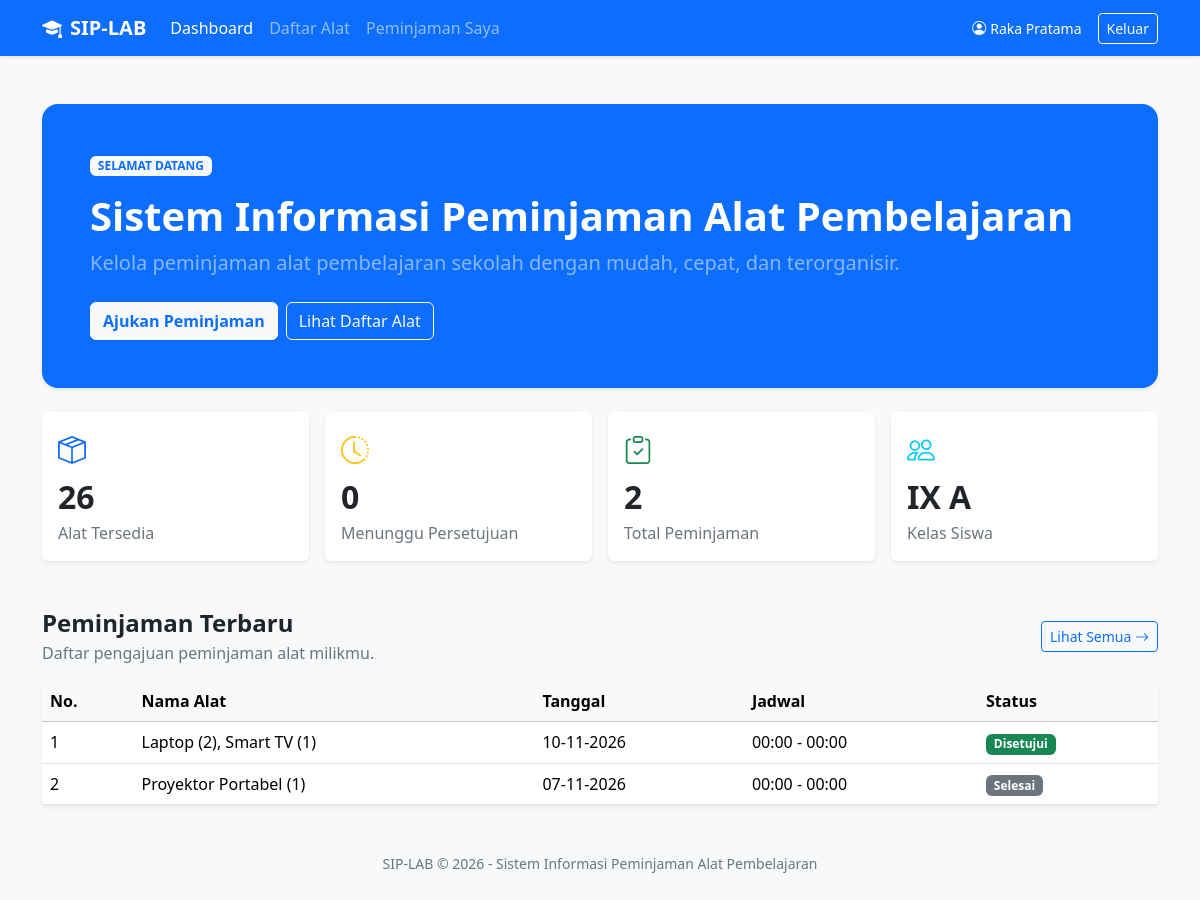
/dashboard.php (signed in), run on the app's committed database.
### tables this page shows
CREATE TABLE `peminjaman` (
  `id_peminjaman` int(11) NOT NULL,
  `id_user` int(11) NOT NULL,
  `id_jadwal` int(11) NOT NULL,
  `tanggal_pengajuan` datetime DEFAULT current_timestamp(),
  `tanggal_peminjaman` date NOT NULL,
  `status_peminjaman` enum('menunggu','disetujui','ditolak','sedang_dipinjam','selesai') DEFAULT 'menunggu'
);

### auth.php (called while the page is built, shortened)
<?php
function e($value) {
    return htmlspecialchars($value, ENT_QUOTES, "UTF-8");
}
?>

### dashboard.php (the view, shortened to what this page needs)
<?php
require_once "auth.php";
$idUser = $_SESSION["id_user"];
$nama = $_SESSION["nama"] ?? "Siswa";
$kelas = $_SESSION["kelas"] ?? "-";
$queryAlat = $conn->query("
    SELECT COALESCE(SUM(jumlah), 0) AS total
    FROM alat
    WHERE status = 'tersedia'
");
$totalAlat = $queryAlat->fetch_assoc()["total"];
$stmt = $conn->prepare("
    SELECT COUNT(*) AS total
    FROM peminjaman
    WHERE id_user = ? AND status_peminjaman = 'menunggu'
");
$stmt->bind_param("i", $idUser);
$stmt->execute();
$totalMenunggu = $stmt->get_result()->fetch_assoc()["total"];
$stmt = $conn->prepare("
    SELECT COUNT(*) AS total
    FROM peminjaman
    WHERE id_user = ?
");
$stmt->bind_param("i", $idUser);
$stmt->execute();
$totalPeminjaman = $stmt->get_result()->fetch_assoc()["total"];
$stmt = $conn->prepare("
    SELECT
        p.id_peminjaman,
        p.tanggal_peminjaman,
        p.status_peminjaman,
        j.waktu_mulai,
        j.waktu_selesai,
        GROUP_CONCAT(
            CONCAT(a.nama_alat, ' (', d.jumlah, ')')
            SEPARATOR ', '
        ) AS daftar_alat
    FROM peminjaman p
    LEFT JOIN jadwal j
        ON p.id_jadwal = j.id_jadwal
    LEFT JOIN detail_peminjaman d
        ON p.id_peminjaman = d.id_peminjaman
    LEFT JOIN alat a
        ON d.id_alat = a.id_alat
    WHERE p.id_user = ?
    GROUP BY
        p.id_peminjaman,
        p.tanggal_peminjaman,
        p.status_peminjaman,
        j.waktu_mulai,
        j.waktu_selesai
    ORDER BY p.id_peminjaman DESC
    LIMIT 5
");
$stmt->bind_param("i", $idUser);
$stmt->execute();
$riwayat = $stmt->get_result();
?>
<!DOCTYPE html>
<html lang="id">
<head>
    <link href="https://cdn.jsdelivr.net/npm/bootstrap@5.3.3/dist/css/bootstrap.min.css" rel="stylesheet">
    <link href="https://cdn.jsdelivr.net/npm/bootstrap-icons@1.11.3/font/bootstrap-icons.min.css" rel="stylesheet">
</head>
<body class="bg-light">
<nav class="navbar navbar-expand-lg navbar-dark bg-primary shadow-sm">
    <div class="container">
        <a class="navbar-brand fw-bold" href="dashboard.php"><i class="bi bi-mortarboard-fill me-2"></i>SIP-LAB</a>
        <div class="collapse navbar-collapse" id="navbarSiswa">
            <ul class="navbar-nav me-auto mb-2 mb-lg-0">
                <li class="nav-item"><a class="nav-link active" href="dashboard.php">Dashboard</a></li>
                <li class="nav-item"><a class="nav-link" href="daftar-alat.php">Daftar Alat</a></li>
                <li class="nav-item"><a class="nav-link" href="peminjaman-saya.php">Peminjaman Saya</a></li>
            </ul>
            <div class="d-flex align-items-center gap-3 text-white">
                <span class="small"><i class="bi bi-person-circle me-1"></i><?php echo e($nama); ?></span>
                <a href="logout.php" class="btn btn-outline-light btn-sm">Keluar</a>
            </div>
        </div>
    </div>
</nav>
<main class="container py-4 py-lg-5">
    <div class="p-4 p-md-5 mb-4 bg-primary text-white rounded-4 shadow-sm">
        <span class="badge bg-light text-primary mb-3">SELAMAT DATANG</span>
        <h1 class="fw-bold display-6">Sistem Informasi Peminjaman Alat Pembelajaran</h1>
        <p class="lead text-white-50 mb-4">Kelola peminjaman alat pembelajaran sekolah dengan mudah, cepat, dan terorganisir.</p>
        <div class="d-flex flex-wrap gap-2">
            <a href="peminjaman-saya.php" class="btn btn-light text-primary fw-semibold">Ajukan Peminjaman</a>
            <a href="daftar-alat.php" class="btn btn-outline-light">Lihat Daftar Alat</a>
        </div>
    </div>
    <div class="row g-3 mb-5">
        <div class="col-6 col-lg-3">
            <div class="card border-0 shadow-sm h-100"><div class="card-body">
                <div class="text-primary fs-3 mb-2"><i class="bi bi-box-seam"></i></div>
                <h2 class="fw-bold mb-1"><?php echo $totalAlat; ?></h2><p class="text-secondary mb-0">Alat Tersedia</p>
            </div></div>
        </div>
        <div class="col-6 col-lg-3">
            <div class="card border-0 shadow-sm h-100"><div class="card-body">
                <div class="text-warning fs-3 mb-2"><i class="bi bi-clock-history"></i></div>
                <h2 class="fw-bold mb-1"><?php echo $totalMenunggu; ?></h2><p class="text-secondary mb-0">Menunggu Persetujuan</p>
            </div></div>
        </div>
        <div class="col-6 col-lg-3">
            <div class="card border-0 shadow-sm h-100"><div class="card-body">
                <div class="text-success fs-3 mb-2"><i class="bi bi-clipboard-check"></i></div>
                <h2 class="fw-bold mb-1"><?php echo $totalPeminjaman; ?></h2><p class="text-secondary mb-0">Total Peminjaman</p>
            </div></div>
        </div>
        <div class="col-6 col-lg-3">
            <div class="card border-0 shadow-sm h-100"><div class="card-body">
                <div class="text-info fs-3 mb-2"><i class="bi bi-people"></i></div>
                <h2 class="fw-bold mb-1"><?php echo e($kelas); ?></h2><p class="text-secondary mb-0">Kelas Siswa</p>
            </div></div>
        </div>
    </div>
    <div class="d-flex flex-wrap justify-content-between align-items-center gap-2 mb-3">
        <div><h2 class="h4 fw-bold mb-1">Peminjaman Terbaru</h2><p class="text-secondary mb-0">Daftar pengajuan peminjaman alat milikmu.</p></div>
        <a href="peminjaman-saya.php" class="btn btn-outline-primary btn-sm">Lihat Semua <i class="bi bi-arrow-right"></i></a>
    </div>
    <div class="card border-0 shadow-sm">
        <div class="table-responsive">
            <table class="table table-hover align-middle mb-0">
                <thead class="table-light"><tr><th>No.</th><th>Nama Alat</th><th>Tanggal</th><th>Jadwal</th><th>Status</th></tr></thead>
                <tbody>
                <?php if ($riwayat->num_rows > 0): ?>
                    <?php $no = 1; while ($row = $riwayat->fetch_assoc()): ?>
                        <?php
                        $status = $row["status_peminjaman"];
                        $warnaStatus = [
                            "menunggu" => "warning",
                            "disetujui" => "success",
                            "ditolak" => "danger",
                            "sedang_dipinjam" => "info",
                            "selesai" => "secondary"
                        ][$status] ?? "secondary";
                        ?>
                        <tr>
                            <td><?php echo $no++; ?></td>
                            <td><?php echo e($row["daftar_alat"] ?? "-"); ?></td>
                            <td><?php echo date("d-m-Y", strtotime($row["tanggal_peminjaman"])); ?></td>
                            <td><?php echo date("H:i", strtotime($row["waktu_mulai"])) . " - " . date("H:i", strtotime($row["waktu_selesai"])); ?></td>
                            <td><span class="badge text-bg-<?php echo $warnaStatus; ?>"><?php echo ucfirst(str_replace("_", " ", $status)); ?></span></td>
                        </tr>
                    <?php endwhile; ?>
                <?php else: ?>
                    <tr><td colspan="5" class="text-center text-secondary py-4">Belum ada riwayat peminjaman.</td></tr>
                <?php endif; ?>
                </tbody>
            </table>
        </div>
    </div>
    <footer class="text-center text-secondary small mt-5">SIP-LAB © 2026 - Sistem Informasi Peminjaman Alat Pembelajaran</footer>
</main>
</body>
</html>

### data on the page
peminjaman: daftar_alat "Laptop (2), Smart TV (1)", tanggal_peminjaman "10-11-2026", waktu_mulai "00:00", waktu_selesai "00:00", status_peminjaman "Disetujui"
peminjaman: daftar_alat "Proyektor Portabel (1)", tanggal_peminjaman "07-11-2026", waktu_mulai "00:00", waktu_selesai "00:00", status_peminjaman "Selesai"

### other printed values
$nama "Raka Pratama"
$totalAlat "26"
$totalMenunggu "0"
$totalPeminjaman "2"
$kelas "IX A"
